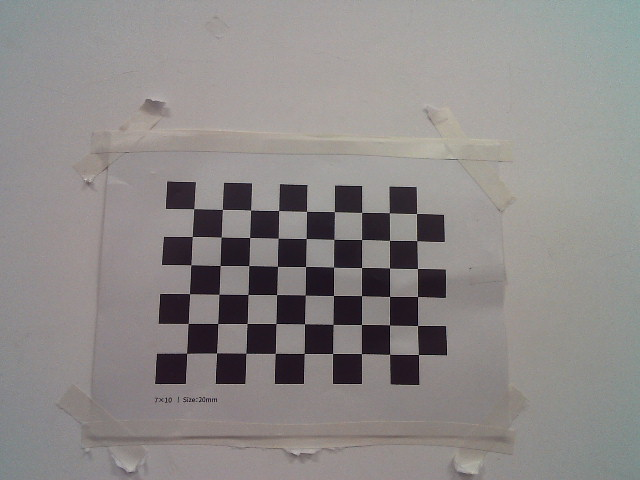
#> input picture jixiebi_project_20260818/calibration/astra_rgb/images/calib_001.png, 640 x 480 px
$ python -i rect_detect.py   (imports and definitions only)
#> lines starting #> are read from the running program, lines starting #| are printed output that depends on the picture; after the words box and inside, x2 and y2 are one past the last pixel; in counts of white or black regions, pixels touching at a corner belong together
#> further down, picture is the input picture: shape (480, 640, 3); mean B, G, R 136.1, 137.1, 141
import math
from typing import List, Optional, Tuple

import cv2
import numpy as np

from .._compat import dataclass


@dataclass(frozen=True)
class DetectedRect:
    """A detected (possibly rotated) rectangle in image coordinates."""

    center: Tuple[float, float]
    box: np.ndarray
    area: float


def angle_between(v1: np.ndarray, v2: np.ndarray) -> float:
    """Return the angle (in degrees) between 2 vectors."""
    dot = float(v1.dot(v2))
    n1 = float(np.linalg.norm(v1))
    n2 = float(np.linalg.norm(v2))
    if n1 * n2 == 0:
        return 0.0
    cos = max(-1.0, min(1.0, dot / (n1 * n2)))
    return math.degrees(math.acos(cos))


def detect_rectangles(
    frame: np.ndarray,
    min_area_ratio: float = 0.005,
    max_area_ratio: float = 0.5,
    angle_tol: float = 25.0,
) -> List[DetectedRect]:
#> called with min_area_ratio = 0.005, max_area_ratio = 0.5, angle_tol = 25
    h, w = frame.shape[:2]
#> h = 480; w = 640
    img_area = h * w
#> img_area = 307200
    min_area = img_area * float(min_area_ratio)
#> min_area = 1536
    max_area = img_area * float(max_area_ratio)
#> max_area = 153600

    gray = cv2.cvtColor(frame, cv2.COLOR_BGR2GRAY)
    blurred = cv2.GaussianBlur(gray, (3, 3), 0)
    _, thresh = cv2.threshold(blurred, 0, 255, cv2.THRESH_BINARY + cv2.THRESH_OTSU)
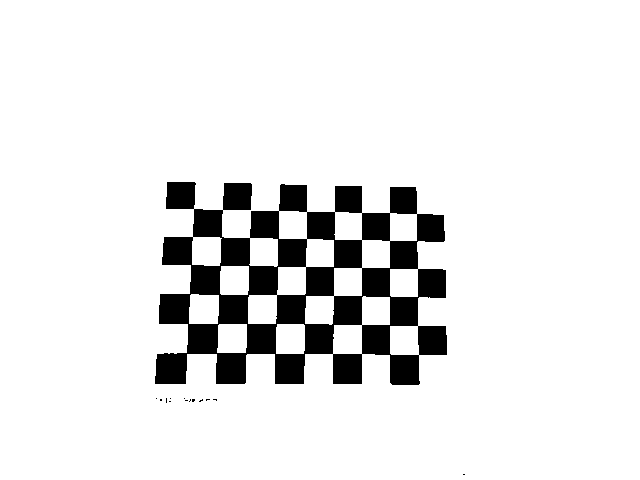
#> thresh: shape (480, 640); 90.7% white; 14 black regions (13 under 20 px), largest, box (x1, y1, x2, y2) and area: (155, 182, 447, 385) 28600
    kernel = cv2.getStructuringElement(cv2.MORPH_RECT, (5, 5))

    opened = cv2.morphologyEx(thresh, cv2.MORPH_OPEN, kernel, iterations=1)
#> opened: shape (480, 640); 90.7% white; 7 black regions (3 under 20 px), largest, box (x1, y1, x2, y2) and area: (155, 182, 447, 385) 28631, (160, 398, 171, 403) 33, (199, 399, 217, 402) 25, (185, 399, 195, 402) 20
    opened = cv2.erode(opened, kernel, iterations=1)
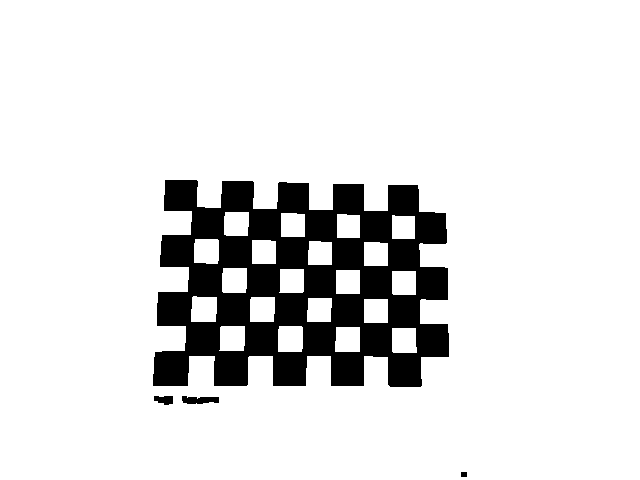
#> opened: shape (480, 640); 88% white; 4 black regions, box (x1, y1, x2, y2) and area: (153, 180, 449, 387) 36367, (182, 396, 219, 404) 230, (154, 396, 173, 405) 134, (461, 472, 467, 477) 30
    edges = cv2.Canny(opened, 25, 75)
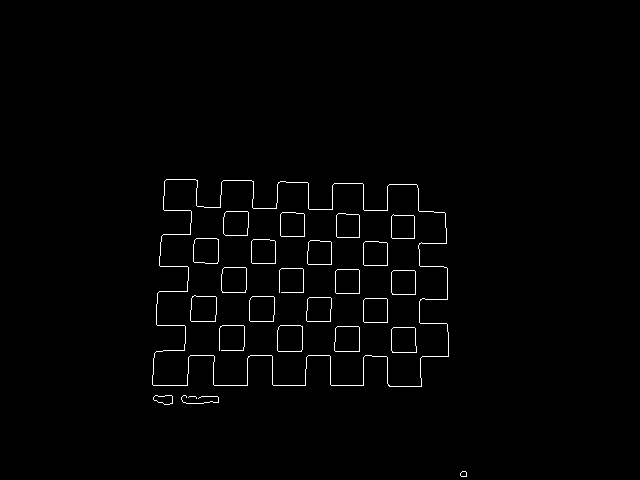
#> edges: shape (480, 640); 1.2% white in thin lines or dots, all inside (x1, y1, x2, y2) = (152, 179, 467, 477)
    contours = _find_external_contours(edges)
#> in _find_external_contours, `result = cv2.findContours( image.copy(), cv2.RETR_EXTERNAL, cv2.CHAIN_..`: result = 5 contours, 2 with area under 20; largest, box (x1, y1, x2, y2) and area: (152, 179, 449, 387) 48107, (153, 395, 173, 405) 130, (460, 471, 467, 477) 27
#> contours has the same summary as result in _find_external_contours

    rects = []  # type: List[DetectedRect]
    for cnt in contours:
        area = float(cv2.contourArea(cnt))
        if area < min_area or area > max_area:
            continue

        peri = cv2.arcLength(cnt, True)
        approx = cv2.approxPolyDP(cnt, 0.02 * peri, True)

        if len(approx) == 4 and cv2.isContourConvex(approx):
            pts = approx.reshape(4, 2).astype(np.float32)
            angles = []
            for i in range(4):
                p0 = pts[i]
                p1 = pts[(i + 1) % 4]
                p2 = pts[(i + 2) % 4]
                angles.append(angle_between(p0 - p1, p2 - p1))
            if all(abs(a - 90) < angle_tol for a in angles):
                dists = [float(np.linalg.norm(pts[i] - pts[(i + 1) % 4])) for i in range(4)]
                min_dist = min(dists)
                max_dist = max(dists)
                if min_dist <= 0:
                    continue
                if max_dist / min_dist > 3:
                    continue
                cx_val, cy_val = _diagonal_intersection(pts)
                rects.append(
                    DetectedRect(
                        center=(cx_val, cy_val),
                        box=pts,
                        area=area,
                    )
                )
#> this loop made 5 passes
#> (area, peri, dists, min_dist) on pass 5: (48107, 1695.4, [204.3, 296.4, 175, 252], 175)
#> area on passes 1, 4: 27, 130.5
#> after the loop, rects = 1 item

    rects.sort(key=lambda r: r.area, reverse=True)
    return rects


def _diagonal_intersection(pts: np.ndarray) -> Tuple[float, float]:
    p0, p1, p2, p3 = pts[0], pts[1], pts[2], pts[3]
    x1, y1 = float(p0[0]), float(p0[1])
    x2, y2 = float(p2[0]), float(p2[1])
    x3, y3 = float(p1[0]), float(p1[1])
    x4, y4 = float(p3[0]), float(p3[1])
    denom = (x1 - x2) * (y3 - y4) - (y1 - y2) * (x3 - x4)
    if abs(denom) < 1e-6:
        c = np.mean(pts, axis=0)
        return float(c[0]), float(c[1])
    t = ((x1 - x3) * (y3 - y4) - (y1 - y3) * (x3 - x4)) / denom
    return x1 + t * (x2 - x1), y1 + t * (y2 - y1)


def draw_detected_rect(
    frame: np.ndarray,
    rect: Optional[DetectedRect],
    color: Tuple[int, int, int] = (0, 255, 0),
    thickness: int = 3,
    draw_center: bool = True,
    draw_text: bool = True,
) -> None:
    if rect is None:
        return

    box = rect.box.astype(np.int32)
    cv2.polylines(frame, [box], isClosed=True, color=color, thickness=thickness)

    cx, cy = rect.center

    if draw_text:
        label = "A:{}".format(int(rect.area))
        label_coord = "X:{} Y:{}".format(int(cx), int(cy))
        cv2.putText(
            frame,
            label,
            (int(cx) - 80, int(cy) - 10),
            cv2.FONT_HERSHEY_SIMPLEX,
            0.6,
            color,
            2,
        )
        cv2.putText(
            frame,
            label_coord,
            (int(cx) - 80, int(cy) + 20),
            cv2.FONT_HERSHEY_SIMPLEX,
            0.6,
            color,
            2,
        )

    if draw_center:
        cv2.circle(frame, (int(cx), int(cy)), 5, (0, 0, 255), -1)


def _find_external_contours(image: np.ndarray):
    result = cv2.findContours(
        image.copy(), cv2.RETR_EXTERNAL, cv2.CHAIN_APPROX_SIMPLE
    )
    return result[-2]

>>> import cv2
>>> picture = cv2.imread('../../../calibration/astra_rgb/images/calib_001.png')
>>> result = detect_rectangles(picture)
#> result = 1 item

$ run again, on jixiebi_project_20260818/calibration/astra_rgb/images/calib_002.png
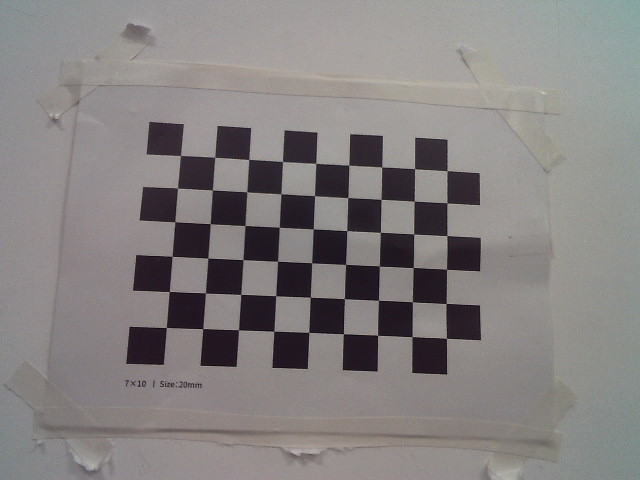
#> input picture jixiebi_project_20260818/calibration/astra_rgb/images/calib_002.png, 640 x 480 px
#> picture is the input picture: shape (480, 640, 3); mean B, G, R 128.8, 129.1, 133.2
#> in detect_rectangles, `_, thresh = cv2.threshold(blurred, 0, 255, cv2.THRESH_BINARY + cv2.THR..`:
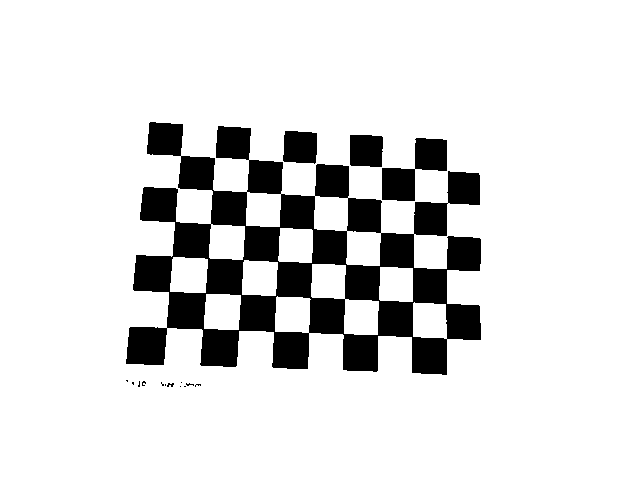
#> thresh: shape (480, 640); 86.6% white; 16 black regions (12 under 20 px), largest, box (x1, y1, x2, y2) and area: (126, 122, 481, 375) 36954, (382, 138, 447, 201) 2057, (283, 131, 317, 164) 1015, (350, 135, 383, 167) 1006
#> in detect_rectangles, `edges = cv2.Canny(opened, 25, 75)`:
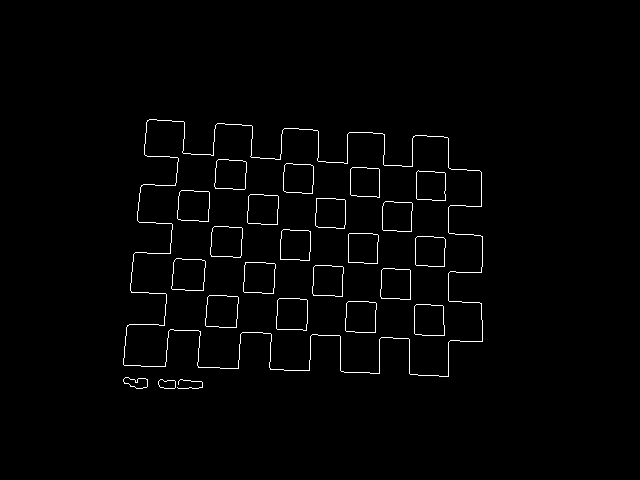
#> edges: shape (480, 640); 1.5% white in thin lines or dots, all inside (x1, y1, x2, y2) = (123, 119, 483, 389)
#> in _find_external_contours, `result = cv2.findContours( image.copy(), cv2.RETR_EXTERNAL, cv2.CHAIN_..`: result = 4 contours, 1 with area under 20; largest, box (x1, y1, x2, y2) and area: (123, 119, 483, 377) 68274, (123, 377, 148, 389) 179, (158, 379, 176, 389) 126
#> contours has the same summary as result in _find_external_contours
#> the loop in detect_rectangles, `for cnt in contours:` made 4 passes
#> (area, peri, dists, min_dist) on pass 4: (68273.5, 2060.4, [246.1, 358.8, 207, 300.5], 207)
#> after the loop in detect_rectangles, `for cnt in contours:`: rects = 1 item

$ run again, on jixiebi_project_20260818/calibration/astra_rgb/images/calib_004.png
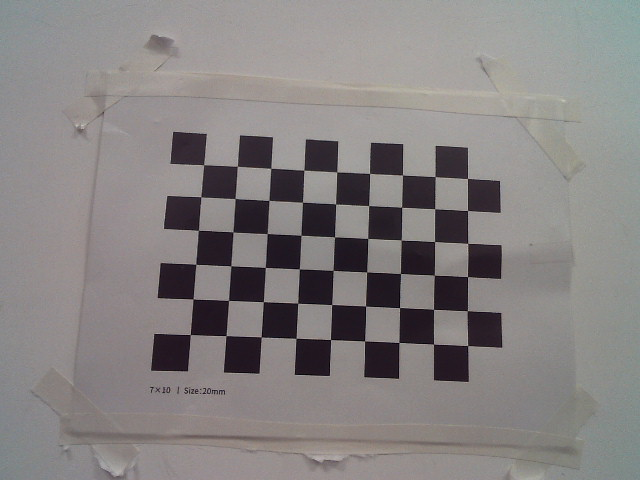
#> input picture jixiebi_project_20260818/calibration/astra_rgb/images/calib_004.png, 640 x 480 px
#> picture is the input picture: shape (480, 640, 3); mean B, G, R 129.5, 129.8, 133.9
#> in detect_rectangles, `_, thresh = cv2.threshold(blurred, 0, 255, cv2.THRESH_BINARY + cv2.THR..`:
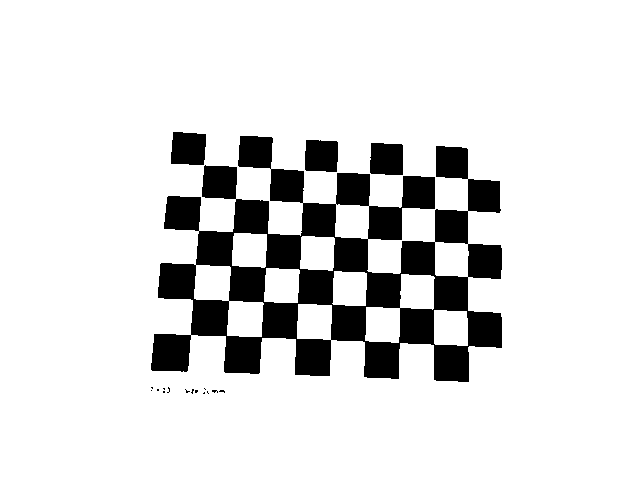
#> thresh: shape (480, 640); 86.9% white; 18 black regions (14 under 20 px), largest, box (x1, y1, x2, y2) and area: (151, 136, 502, 382) 37183, (171, 132, 206, 165) 1054, (370, 143, 403, 175) 1004, (305, 140, 338, 172) 994
#> in detect_rectangles, `edges = cv2.Canny(opened, 25, 75)`:
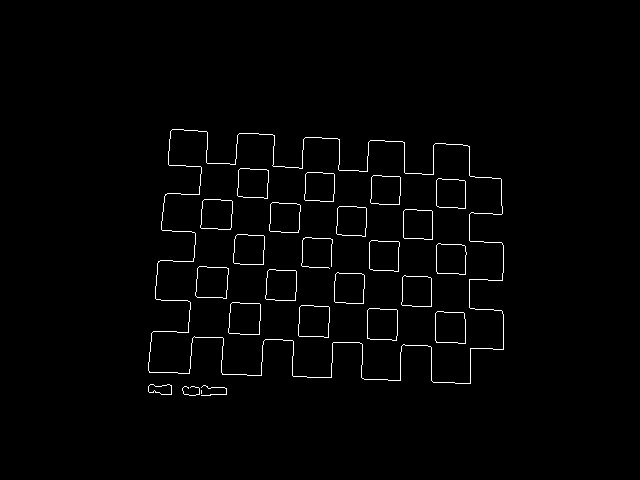
#> edges: shape (480, 640); 1.4% white in thin lines or dots, all inside (x1, y1, x2, y2) = (148, 129, 504, 396)
#> in _find_external_contours, `result = cv2.findContours( image.copy(), cv2.RETR_EXTERNAL, cv2.CHAIN_..`: result = 5 contours, 3 with area under 20; largest, box (x1, y1, x2, y2) and area: (148, 129, 504, 384) 67082, (148, 384, 172, 395) 179
#> contours has the same summary as result in _find_external_contours
#> the loop in detect_rectangles, `for cnt in contours:` made 5 passes
#> (area, peri, dists, min_dist) on pass 5: (67082.5, 2037.1, [241.9, 354.7, 205.8, 299.4], 205.8)
#> after the loop in detect_rectangles, `for cnt in contours:`: rects = 1 item
